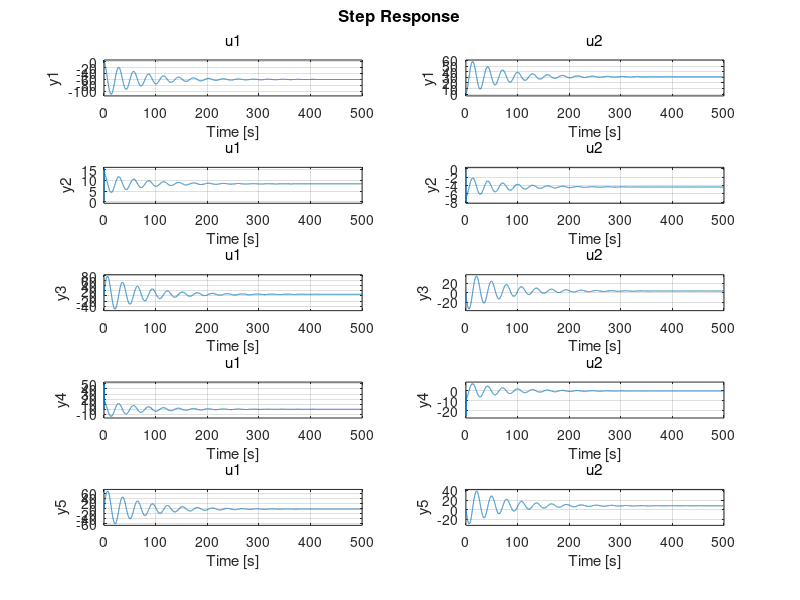

Recreate this plot in MATLAB.
clc
clear all
close all

A = [   -0.018223   -0.088571   -9.78   0;
        -0.003038   -1.2563     0       1;
        0           0           0       1;
        0.0617      -28.078     0       -4.5937];

B = [   0           1.1962;
        0           -0.0012;
        0           0;
        7.84        -4.05];

C = [   1           0           0       0;
        0           57.296      0       0;
        0           0           57.296  0;
        0           0           0       57.296;
        0           -57.296     57.296  0];

D = [   0           0;
        0           0;
        0           0;
        0           0;
        0           0];

sys = ss(A,B,C,D)
% sys = tf(num, den)
step(sys)